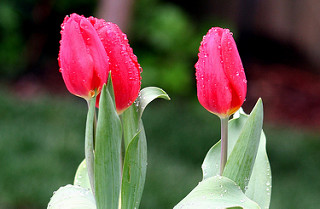
%> input picture Positive/100930342_92e8746431_n.jpg, 320 x 209 px; its folder holds only this picture in this run
$ octave get_flowers_roi_v2.m   (GNU Octave 9; MATLAB toolbox functions it lacks are replaced by stand-ins)
%> lines starting %> are read from the running program, lines starting %| are printed output that depends on the picture; in (x1, y1, x2, y2) boxes, pixels count from 0 and x2, y2 are one past the last pixel; in counts of white or black regions, pixels touching at a corner belong together; the program's own positions count from 1
%function get_flowers_roi(threshold)

    % count positive images
    folder_path = 'C:\Users\Kobi Lvovsky\Desktop\Project\Positive';
    images = dir(fullfile(folder_path,'\*.jpg*'));
    size = numel(images);

    roi_struct = struct; %number of elements
    j = 1;

    % for each image
    for i = 1:size
        filename = append(folder_path, '\', images(i).name);
        original = imread(fullfile(folder_path, images(i).name));
%> original is the input picture: size 209x320x3 uint8; mean R, G, B 97.3, 84.9, 69.6

        % grayscale the original image
        grayImage = rgb2gray(original);
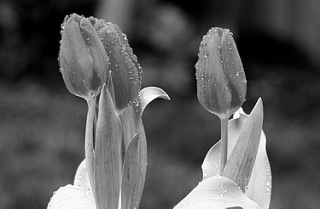
%> grayImage: size 209x320 uint8; min 0, max 255, mean 86.8

        % transform greyscaled image to binary with 0.6 threshold(?)
        binaryImage = imbinarize(grayImage, 0.7);
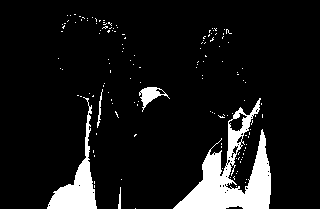
%> binaryImage: size 209x320 logical; 9.4% white; 143 white regions (138 under 20 px), largest, box (x1, y1, x2, y2) and area: (173, 98, 271, 209) 4031, (47, 97, 97, 209) 1559, (139, 87, 170, 112) 281, (97, 89, 103, 128) 68, (118, 187, 121, 209) 42

        % create ROI per image
        roi = bwconvhull(binaryImage, 'objects');
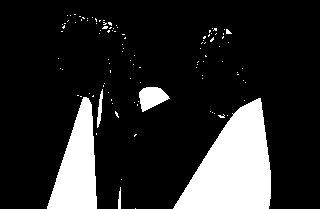
%> roi: size 209x320 logical; 16.1% white; 107 white regions (101 under 20 px)
        props = regionprops(roi);
%> props = 107 regions; largest, box (x1, y1, x2, y2), Area and Centroid: (173, 98, 271, 209) 6547 [234.5 167.5], (47, 97, 97, 209) 3291 [78.2 167.2], (139, 87, 170, 112) 493 [152.4 98.1], (97, 89, 103, 128) 115 [100.5 109.7], (118, 187, 121, 209) 50 [120.2 200.4]

        for k = 1:length(props) %s = find([props.Area] < 500);
           if props(k).Area > 2000 % ignore the outliers - only boxes of 2000+
               % add new row for ROI with the elements of the current flower

               j = j + 1;
               BB = props(k).BoundingBox;
               roi_struct(j).imageFilename = filename;
               roi_struct(j).objectBoundingBoxes = [BB(1),BB(2),BB(3),BB(4)];
           end
        end
%> this loop made 107 passes
%> (j, BB) on pass 1: (2, [47.5 97.5 50 112])
%> after the loop, BB = [173.5 98.5 98 111]; j = 3; roi_struct = 3 items
    end

$ run again, on Positive/112650879_82adc2cc04_n.jpg
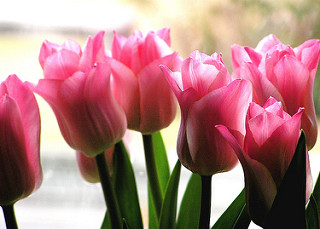
%> input picture Positive/112650879_82adc2cc04_n.jpg, 320 x 229 px
%> original is the input picture: size 229x320x3 uint8; mean R, G, B 174.6, 127.1, 126.8
%> `binaryImage = imbinarize(grayImage, 0.7);`:
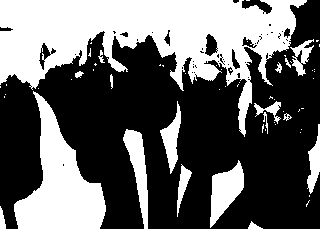
%> binaryImage: size 229x320 logical; 39.5% white; 60 white regions (42 under 20 px), largest, box (x1, y1, x2, y2) and area: (0, 0, 307, 137) 18133, (14, 91, 106, 229) 5948, (210, 160, 244, 228) 1233
%> `roi = bwconvhull(binaryImage, 'objects');`:
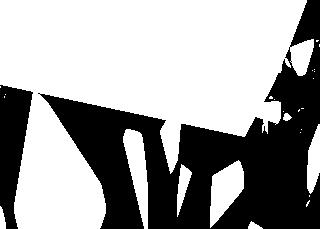
%> roi: size 229x320 logical; 62.6% white; 2 black regions
%> props = 26 regions; largest, box (x1, y1, x2, y2), Area and Centroid: (0, 0, 314, 229) 41865 [137.3 81.9], (210, 160, 244, 228) 1364 [226.1 190.5], (123, 129, 148, 229) 1360 [138.5 170.6], (307, 124, 320, 194) 631 [314.4 161.8], (177, 164, 192, 217) 380 [183.4 186.6]
%> the loop `for k = 1:length(props)` made 26 passes
%> (j, BB) on pass 1: (2, [0.5 0.5 314 229])
%> after the loop `for k = 1:length(props)`: roi_struct = 2 items

$ run again, on Positive/112651128_7b5d39a346_m.jpg
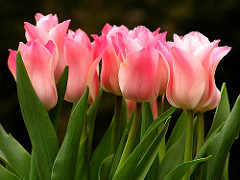
%> input picture Positive/112651128_7b5d39a346_m.jpg, 240 x 180 px
%> original is the input picture: size 180x240x3 uint8; mean R, G, B 100.8, 74.8, 48.5
%> `binaryImage = imbinarize(grayImage, 0.7);`:
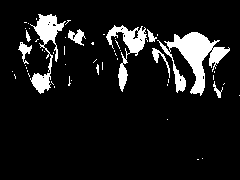
%> binaryImage: size 180x240 logical; 9.7% white; 54 white regions (44 under 20 px), largest, box (x1, y1, x2, y2) and area: (157, 32, 230, 96) 1759, (30, 14, 66, 94) 947, (106, 25, 147, 92) 797
%> `roi = bwconvhull(binaryImage, 'objects');`:
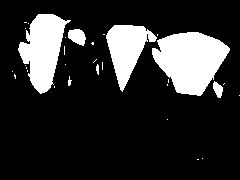
%> roi: size 180x240 logical; 18.2% white; 31 white regions (24 under 20 px)
%> props = 31 regions; largest, box (x1, y1, x2, y2), Area and Centroid: (152, 32, 230, 96) 3296 [190.9 61], (18, 14, 71, 94) 2383 [43.7 50.2], (106, 25, 157, 92) 1730 [127.4 49.6], (68, 29, 86, 46) 216 [77.9 37.1], (213, 81, 223, 98) 109 [218.5 90]
%> the loop `for k = 1:length(props)` made 31 passes
%> (j, BB) on passes 3, 22: (2, [18.5 14.5 53 80]), (3, [152.5 32.5 78 64])
%> after the loop `for k = 1:length(props)`: roi_struct = 3 items

$ run again, on Positive/1022552002_2b93faf9e7_n.jpg
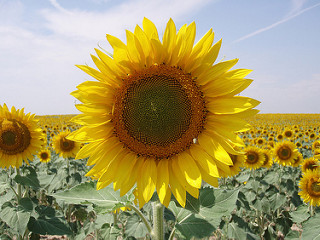
%> input picture Positive/1022552002_2b93faf9e7_n.jpg, 320 x 240 px
%> original is the input picture: size 240x320x3 uint8; mean R, G, B 164.9, 153.2, 101
%> `binaryImage = imbinarize(grayImage, 0.7);`:
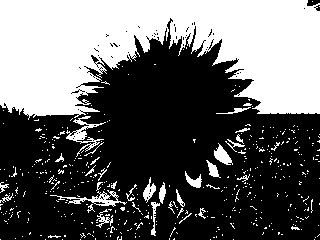
%> binaryImage: size 240x320 logical; 39.4% white; 445 white regions (410 under 20 px), largest, box (x1, y1, x2, y2) and area: (0, 0, 320, 120) 26724, (66, 116, 106, 157) 402, (50, 190, 127, 207) 355
%> `roi = bwconvhull(binaryImage, 'objects');`:
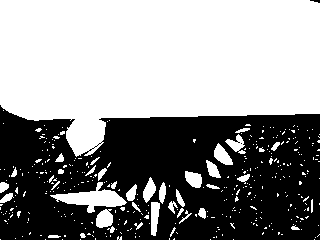
%> roi: size 240x320 logical; 56.3% white; 3 black regions (2 under 20 px)
%> props = 383 regions; largest, box (x1, y1, x2, y2), Area and Centroid: (0, 0, 320, 157) 38491 [157.4 61.2], (50, 182, 127, 213) 957 [93.1 199.2], (96, 209, 113, 228) 252 [105.1 219.5], (151, 202, 160, 236) 240 [155.2 217.7], (214, 143, 233, 165) 236 [223 156.1]
%> the loop `for k = 1:length(props)` made 383 passes
%> (j, BB) on pass 1: (2, [0.5 0.5 320 157])
%> after the loop `for k = 1:length(props)`: roi_struct = 2 items
